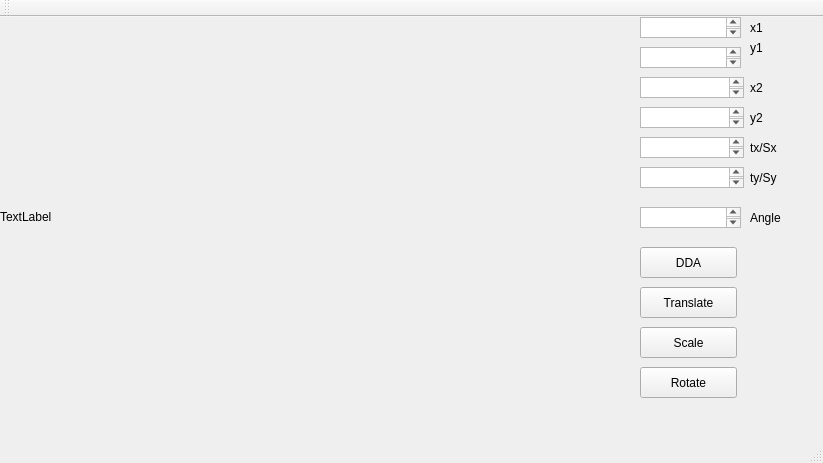
<?xml version="1.0" encoding="UTF-8"?>
<ui version="4.0">
 <class>MainWindow</class>
 <widget class="QMainWindow" name="MainWindow">
  <property name="geometry">
   <rect>
    <x>0</x>
    <y>0</y>
    <width>823</width>
    <height>463</height>
   </rect>
  </property>
  <property name="windowTitle">
   <string>MainWindow</string>
  </property>
  <widget class="QWidget" name="centralWidget">
   <widget class="QLabel" name="label">
    <property name="geometry">
     <rect>
      <x>0</x>
      <y>0</y>
      <width>600</width>
      <height>400</height>
     </rect>
    </property>
    <property name="text">
     <string>TextLabel</string>
    </property>
   </widget>
   <widget class="QTextEdit" name="textEdit">
    <property name="geometry">
     <rect>
      <x>640</x>
      <y>0</y>
      <width>101</width>
      <height>21</height>
     </rect>
    </property>
   </widget>
   <widget class="QTextEdit" name="textEdit_2">
    <property name="geometry">
     <rect>
      <x>640</x>
      <y>30</y>
      <width>101</width>
      <height>21</height>
     </rect>
    </property>
   </widget>
   <widget class="QTextEdit" name="textEdit_3">
    <property name="geometry">
     <rect>
      <x>640</x>
      <y>60</y>
      <width>104</width>
      <height>21</height>
     </rect>
    </property>
   </widget>
   <widget class="QTextEdit" name="textEdit_4">
    <property name="geometry">
     <rect>
      <x>640</x>
      <y>90</y>
      <width>104</width>
      <height>21</height>
     </rect>
    </property>
   </widget>
   <widget class="QTextEdit" name="textEdit_5">
    <property name="geometry">
     <rect>
      <x>640</x>
      <y>120</y>
      <width>104</width>
      <height>21</height>
     </rect>
    </property>
   </widget>
   <widget class="QLabel" name="label_2">
    <property name="geometry">
     <rect>
      <x>750</x>
      <y>0</y>
      <width>65</width>
      <height>21</height>
     </rect>
    </property>
    <property name="text">
     <string>x1</string>
    </property>
   </widget>
   <widget class="QLabel" name="label_3">
    <property name="geometry">
     <rect>
      <x>750</x>
      <y>20</y>
      <width>65</width>
      <height>21</height>
     </rect>
    </property>
    <property name="text">
     <string>y1</string>
    </property>
   </widget>
   <widget class="QLabel" name="label_4">
    <property name="geometry">
     <rect>
      <x>750</x>
      <y>60</y>
      <width>65</width>
      <height>21</height>
     </rect>
    </property>
    <property name="text">
     <string>x2</string>
    </property>
   </widget>
   <widget class="QLabel" name="label_5">
    <property name="geometry">
     <rect>
      <x>750</x>
      <y>90</y>
      <width>65</width>
      <height>21</height>
     </rect>
    </property>
    <property name="text">
     <string>y2</string>
    </property>
   </widget>
   <widget class="QLabel" name="label_6">
    <property name="geometry">
     <rect>
      <x>750</x>
      <y>120</y>
      <width>65</width>
      <height>21</height>
     </rect>
    </property>
    <property name="text">
     <string>tx/Sx</string>
    </property>
   </widget>
   <widget class="QLabel" name="label_7">
    <property name="geometry">
     <rect>
      <x>750</x>
      <y>150</y>
      <width>65</width>
      <height>21</height>
     </rect>
    </property>
    <property name="text">
     <string>ty/Sy</string>
    </property>
   </widget>
   <widget class="QTextEdit" name="textEdit_6">
    <property name="geometry">
     <rect>
      <x>640</x>
      <y>150</y>
      <width>104</width>
      <height>21</height>
     </rect>
    </property>
   </widget>
   <widget class="QPushButton" name="pushButton">
    <property name="geometry">
     <rect>
      <x>640</x>
      <y>230</y>
      <width>97</width>
      <height>31</height>
     </rect>
    </property>
    <property name="text">
     <string>DDA</string>
    </property>
   </widget>
   <widget class="QPushButton" name="pushButton_2">
    <property name="geometry">
     <rect>
      <x>640</x>
      <y>270</y>
      <width>97</width>
      <height>31</height>
     </rect>
    </property>
    <property name="text">
     <string>Translate</string>
    </property>
   </widget>
   <widget class="QPushButton" name="pushButton_3">
    <property name="geometry">
     <rect>
      <x>640</x>
      <y>310</y>
      <width>97</width>
      <height>31</height>
     </rect>
    </property>
    <property name="text">
     <string>Scale</string>
    </property>
   </widget>
   <widget class="QTextEdit" name="textEdit_7">
    <property name="geometry">
     <rect>
      <x>640</x>
      <y>190</y>
      <width>101</width>
      <height>21</height>
     </rect>
    </property>
   </widget>
   <widget class="QLabel" name="label_8">
    <property name="geometry">
     <rect>
      <x>750</x>
      <y>190</y>
      <width>65</width>
      <height>21</height>
     </rect>
    </property>
    <property name="text">
     <string>Angle</string>
    </property>
   </widget>
   <widget class="QPushButton" name="pushButton_4">
    <property name="geometry">
     <rect>
      <x>640</x>
      <y>350</y>
      <width>97</width>
      <height>31</height>
     </rect>
    </property>
    <property name="text">
     <string>Rotate</string>
    </property>
   </widget>
  </widget>
  <widget class="QMenuBar" name="menuBar">
   <property name="geometry">
    <rect>
     <x>0</x>
     <y>0</y>
     <width>823</width>
     <height>27</height>
    </rect>
   </property>
  </widget>
  <widget class="QToolBar" name="mainToolBar">
   <attribute name="toolBarArea">
    <enum>TopToolBarArea</enum>
   </attribute>
   <attribute name="toolBarBreak">
    <bool>false</bool>
   </attribute>
  </widget>
  <widget class="QStatusBar" name="statusBar"/>
 </widget>
 <layoutdefault spacing="6" margin="11"/>
 <resources/>
 <connections/>
</ui>
